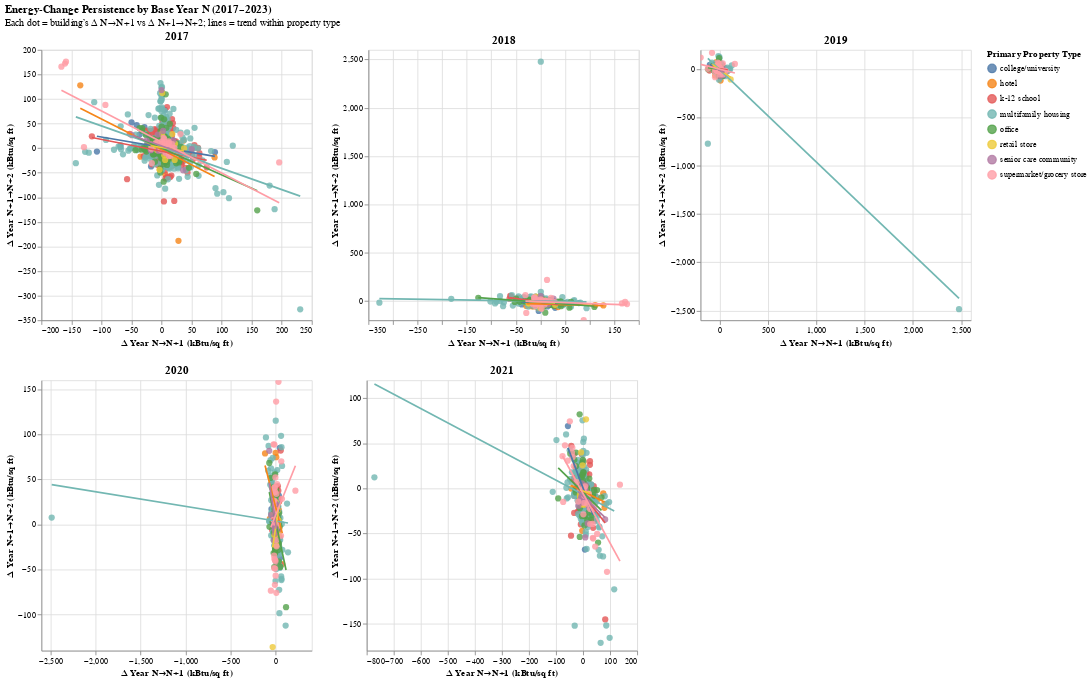

Write notebook code for a chart like this one.
### Markdown cell above
The datapoints for 2022 and 2023 are missing because the correlation we are exploring draw the scatterplot and regression line with each point needs 3 consecutive data years — N, N+1, N+2. 

To draw a point for N = 2021, we need data through 2023.
To draw a point for N = 2022, we need data through 2024, which doesn’t exist in our dataset that ends at 2023.
So 2022 and 2023 have no valid Δₜ → Δₜ₊₁ pairs.

### Code cell
plot_energy_persistence_by_year(df_lagged)

### Figure 1 — Vega-Lite specification as saved in the notebook (floating-point values rounded to 4 significant figures; data arrays with more than 128 entries replaced by an {"elided": "..."} marker saying what was removed)
{"config": {"view": {"continuousWidth": 300, "continuousHeight": 300}}, "vconcat": [{"hconcat": [{"layer": [{"mark": {"type": "circle", "size": 55}, "encoding": {"color": {"condition": {"param": "param_45", "empty": true, "field": "Primary Property Type", "type": "nominal"}, "value": "lightgray"}, "opacity": {"condition": {"param": "param_45", "value": 0.8, "empty": true}, "value": 0.15}, "tooltip": [{"field": "ID", "type": "nominal"}, {"field": "Primary Property Type", "type": "nominal"}, {"field": "Data Year", "type": "quantitative"}, {"field": "Delta", "format": ".2f", "type": "quantitative"}, {"field": "Delta_next", "format": ".2f", "type": "quantitative"}], "x": {"field": "Delta", "title": "Δ Year N→N+1 (kBtu/sq ft)", "type": "quantitative"}, "y": {"field": "Delta_next", "title": "Δ Year N+1→N+2 (kBtu/sq ft)", "type": "quantitative"}}, "name": "view_90", "title": "2017"}, {"mark": {"type": "line", "size": 2}, "encoding": {"color": {"field": "Primary Property Type", "type": "nominal"}, "opacity": {"condition": {"param": "param_45", "value": 1, "empty": true}, "value": 0.2}, "x": {"field": "Delta", "type": "quantitative"}, "y": {"field": "Delta_next", "type": "quantitative"}}, "transform": [{"on": "Delta", "regression": "Delta_next", "groupby": ["Primary Property Type"]}]}], "data": {"name": "data-69e88f1f40c6479e4048890252227fe3"}, "height": 320, "width": 320}, {"layer": [{"mark": {"type": "circle", "size": 55}, "encoding": {"color": {"condition": {"param": "param_45", "empty": true, "field": "Primary Property Type", "type": "nominal"}, "value": "lightgray"}, "opacity": {"condition": {"param": "param_45", "value": 0.8, "empty": true}, "value": 0.15}, "tooltip": [{"field": "ID", "type": "nominal"}, {"field": "Primary Property Type", "type": "nominal"}, {"field": "Data Year", "type": "quantitative"}, {"field": "Delta", "format": ".2f", "type": "quantitative"}, {"field": "Delta_next", "format": ".2f", "type": "quantitative"}], "x": {"field": "Delta", "title": "Δ Year N→N+1 (kBtu/sq ft)", "type": "quantitative"}, "y": {"field": "Delta_next", "title": "Δ Year N+1→N+2 (kBtu/sq ft)", "type": "quantitative"}}, "name": "view_91", "title": "2018"}, {"mark": {"type": "line", "size": 2}, "encoding": {"color": {"field": "Primary Property Type", "type": "nominal"}, "opacity": {"condition": {"param": "param_45", "value": 1, "empty": true}, "value": 0.2}, "x": {"field": "Delta", "type": "quantitative"}, "y": {"field": "Delta_next", "type": "quantitative"}}, "transform": [{"on": "Delta", "regression": "Delta_next", "groupby": ["Primary Property Type"]}]}], "data": {"name": "data-fd5dd1a994341de18c2a942cbfe2d2c5"}, "height": 320, "width": 320}, {"layer": [{"mark": {"type": "circle", "size": 55}, "encoding": {"color": {"condition": {"param": "param_45", "empty": true, "field": "Primary Property Type", "type": "nominal"}, "value": "lightgray"}, "opacity": {"condition": {"param": "param_45", "value": 0.8, "empty": true}, "value": 0.15}, "tooltip": [{"field": "ID", "type": "nominal"}, {"field": "Primary Property Type", "type": "nominal"}, {"field": "Data Year", "type": "quantitative"}, {"field": "Delta", "format": ".2f", "type": "quantitative"}, {"field": "Delta_next", "format": ".2f", "type": "quantitative"}], "x": {"field": "Delta", "title": "Δ Year N→N+1 (kBtu/sq ft)", "type": "quantitative"}, "y": {"field": "Delta_next", "title": "Δ Year N+1→N+2 (kBtu/sq ft)", "type": "quantitative"}}, "name": "view_92", "title": "2019"}, {"mark": {"type": "line", "size": 2}, "encoding": {"color": {"field": "Primary Property Type", "type": "nominal"}, "opacity": {"condition": {"param": "param_45", "value": 1, "empty": true}, "value": 0.2}, "x": {"field": "Delta", "type": "quantitative"}, "y": {"field": "Delta_next", "type": "quantitative"}}, "transform": [{"on": "Delta", "regression": "Delta_next", "groupby": ["Primary Property Type"]}]}], "data": {"name": "data-1298fdb5e578ac0df97685c4a7d7e249"}, "height": 320, "width": 320}]}, {"hconcat": [{"layer": [{"mark": {"type": "circle", "size": 55}, "encoding": {"color": {"condition": {"param": "param_45", "empty": true, "field": "Primary Property Type", "type": "nominal"}, "value": "lightgray"}, "opacity": {"condition": {"param": "param_45", "value": 0.8, "empty": true}, "value": 0.15}, "tooltip": [{"field": "ID", "type": "nominal"}, {"field": "Primary Property Type", "type": "nominal"}, {"field": "Data Year", "type": "quantitative"}, {"field": "Delta", "format": ".2f", "type": "quantitative"}, {"field": "Delta_next", "format": ".2f", "type": "quantitative"}], "x": {"field": "Delta", "title": "Δ Year N→N+1 (kBtu/sq ft)", "type": "quantitative"}, "y": {"field": "Delta_next", "title": "Δ Year N+1→N+2 (kBtu/sq ft)", "type": "quantitative"}}, "name": "view_93", "title": "2020"}, {"mark": {"type": "line", "size": 2}, "encoding": {"color": {"field": "Primary Property Type", "type": "nominal"}, "opacity": {"condition": {"param": "param_45", "value": 1, "empty": true}, "value": 0.2}, "x": {"field": "Delta", "type": "quantitative"}, "y": {"field": "Delta_next", "type": "quantitative"}}, "transform": [{"on": "Delta", "regression": "Delta_next", "groupby": ["Primary Property Type"]}]}], "data": {"name": "data-a0edf879a920a0bb06cd55b72c55011f"}, "height": 320, "width": 320}, {"layer": [{"mark": {"type": "circle", "size": 55}, "encoding": {"color": {"condition": {"param": "param_45", "empty": true, "field": "Primary Property Type", "type": "nominal"}, "value": "lightgray"}, "opacity": {"condition": {"param": "param_45", "value": 0.8, "empty": true}, "value": 0.15}, "tooltip": [{"field": "ID", "type": "nominal"}, {"field": "Primary Property Type", "type": "nominal"}, {"field": "Data Year", "type": "quantitative"}, {"field": "Delta", "format": ".2f", "type": "quantitative"}, {"field": "Delta_next", "format": ".2f", "type": "quantitative"}], "x": {"field": "Delta", "title": "Δ Year N→N+1 (kBtu/sq ft)", "type": "quantitative"}, "y": {"field": "Delta_next", "title": "Δ Year N+1→N+2 (kBtu/sq ft)", "type": "quantitative"}}, "name": "view_94", "title": "2021"}, {"mark": {"type": "line", "size": 2}, "encoding": {"color": {"field": "Primary Property Type", "type": "nominal"}, "opacity": {"condition": {"param": "param_45", "value": 1, "empty": true}, "value": 0.2}, "x": {"field": "Delta", "type": "quantitative"}, "y": {"field": "Delta_next", "type": "quantitative"}}, "transform": [{"on": "Delta", "regression": "Delta_next", "groupby": ["Primary Property Type"]}]}], "data": {"name": "data-7be13d7828d9a534e2e6c02eca897b0e"}, "height": 320, "width": 320}, {"data": {"name": "empty"}, "mark": {"type": "text", "text": ""}, "height": 320, "name": "view_95", "width": 320}]}], "params": [{"name": "param_45", "select": {"type": "point", "fields": ["Primary Property Type"]}, "bind": {"input": "select", "options": ["college/university", "hotel", "k-12 school", "multifamily housing", "office", "retail store", "senior care community", "supermarket/grocery store"], "name": "Property Type: "}, "views": ["view_90", "view_91", "view_92", "view_93", "view_94"]}, {"name": "param_46", "select": {"type": "interval", "encodings": ["x", "y"]}, "bind": "scales", "views": ["view_90", "view_91", "view_92", "view_93", "view_94", "view_95"]}], "resolve": {"scale": {"x": "shared", "y": "shared"}}, "title": {"text": "Energy-Change Persistence by Base Year N (2017–2023)", "subtitle": ["Each dot = building’s Δ N→N+1 vs Δ N+1→N+2; lines = trend within property type"]}, "$schema": "https://vega.github.io/schema/vega-lite/v5.20.1.json", "datasets": {"data-69e88f1f40c6479e4048890252227fe3": {"elided": "1997 records"}, "data-fd5dd1a994341de18c2a942cbfe2d2c5": {"elided": "1505 records"}, "data-1298fdb5e578ac0df97685c4a7d7e249": {"elided": "1861 records"}, "data-a0edf879a920a0bb06cd55b72c55011f": {"elided": "1701 records"}, "data-7be13d7828d9a534e2e6c02eca897b0e": {"elided": "1686 records"}, "empty": [{}]}}
